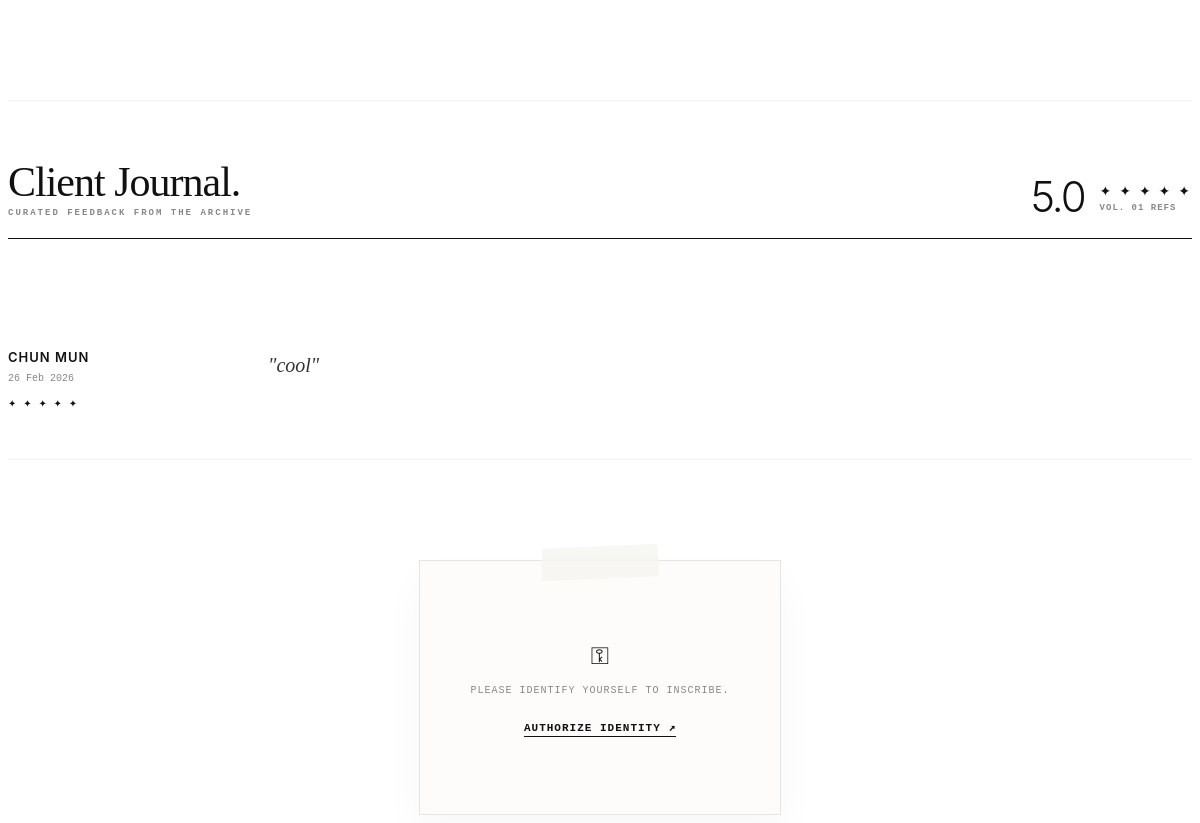
Screenshot of /client/product-review.php?id=5 with the database file from the repository.
### tables this page shows
CREATE TABLE `product_reviews` (
  `id` int(11) NOT NULL,
  `product_id` int(11) NOT NULL,
  `user_id` int(11) NOT NULL,
  `rating` int(1) NOT NULL DEFAULT 5,
  `comment` text NOT NULL,
  `status` varchar(20) DEFAULT 'Approved',
  `created_at` datetime DEFAULT current_timestamp()
);

CREATE TABLE `users` (
  `id` int(11) NOT NULL,
  `full_name` varchar(100) NOT NULL,
  `email` varchar(255) NOT NULL,
  `password` varchar(255) NOT NULL,
  `created_at` timestamp NOT NULL DEFAULT current_timestamp(),
  `phone` varchar(20) DEFAULT NULL,
  `location` varchar(255) DEFAULT NULL,
  `profile_icon` varchar(255) DEFAULT 'default-avatar.png',
  `faifa_coins` int(11) DEFAULT 0,
  `last_checkin` date DEFAULT NULL,
  `bear_food` int(11) DEFAULT 0,
  `bear_hunger` int(11) DEFAULT 40,
  `last_bear_claim` date DEFAULT NULL,
  `last_treat_time` datetime DEFAULT NULL,
  `bear_stage` int(11) DEFAULT 1
);

### client/product-review.php (the view, shortened to what this page needs)
<?php
$p_id = intval($_GET['id']);
$reviews_query = "SELECT r.*, u.full_name FROM product_reviews r
                  JOIN users u ON r.user_id = u.id
                  WHERE r.product_id = $p_id AND r.status = 'Approved'
                  ORDER BY r.created_at DESC";
$reviews_res = mysqli_query($conn, $reviews_query);
$total_reviews = mysqli_num_rows($reviews_res);
$avg_res = mysqli_fetch_assoc(mysqli_query($conn, "SELECT AVG(rating) as avg_rating FROM product_reviews WHERE product_id = $p_id"));
$avg_rating = round($avg_res['avg_rating'], 1) ?: 0;
?>
<section class="client-journal-section" id="journal-section">
    <header class="journal-header journal-reveal" style="--delay: 1">
        <div class="jh-left">
            <h2 class="serif-huge">Client Journal.</h2>
            <p class="mono-meta">CURATED FEEDBACK FROM THE ARCHIVE</p>
        </div>
        <div class="jh-right">
            <span class="macro-score"><?php echo number_format($avg_rating, 1); ?></span>
            <div class="score-details">
                <span class="lux-sparkles">
                    <?php echo str_repeat('✦ ', floor($avg_rating)) . str_repeat('✧ ', 5 - floor($avg_rating)); ?>
                </span>
                <span class="count-tag">VOL. <?php echo str_pad($total_reviews, 2, '0', STR_PAD_LEFT); ?> REFS</span>
            </div>
        </div>
    </header>
    <div class="journal-ledger">
        <?php if($total_reviews > 0): ?>
            <?php
            $stagger = 3;
            while($rev = mysqli_fetch_assoc($reviews_res)):
            ?>
                <article class="ledger-entry journal-reveal" style="--delay: <?php echo $stagger++; ?>">
                    <div class="entry-sidebar">
                        <h4 class="client-name"><?php echo htmlspecialchars($rev['full_name']); ?></h4>
                        <span class="entry-date"><?php echo date('d M Y', strtotime($rev['created_at'])); ?></span>
                        <span class="entry-sparks">
                            <?php echo str_repeat('✦ ', $rev['rating']) . str_repeat('✧ ', 5 - $rev['rating']); ?>
                        </span>
                    </div>
                    <div class="entry-content">
                        <p class="serif-quote">"<?php echo nl2br(htmlspecialchars($rev['comment'])); ?>"</p>
                    </div>
                </article>
            <?php endwhile; ?>
        <?php endif; ?>
    </div>
    <div class="moodboard-card-wrapper journal-reveal" style="--delay: 5">
        <div class="masking-tape"></div>
        <div class="moodboard-card">
            <?php if(!isset($_SESSION['user_id'])): ?>
                <div class="card-locked">
                    <span class="key-icon">⚿</span>
                    <p class="locked-text">PLEASE IDENTIFY YOURSELF TO INSCRIBE.</p>
                    <a href="login.php" class="btn-underline-black">AUTHORIZE IDENTITY ↗</a>
                </div>
            <?php endif; ?>
        </div>
    </div>
</section>

### client/product-review.php (style rules this page uses)
.client-journal-section { margin-top: 100px; padding-top: 60px; border-top: 1px solid #f1f1f1; display: flex; flex-direction: column; gap: 60px; font-family: 'Inter', sans-serif; color: #111; }
.journal-reveal { opacity: 0; transform: translateY(30px); animation: softRise 1.2s cubic-bezier(0.16, 1, 0.3, 1) forwards; animation-delay: calc(var(--delay) * 0.1s); }
.journal-header { display: flex; justify-content: space-between; align-items: flex-end; padding-bottom: 20px; border-bottom: 1px solid #111; }
.jh-left { display: flex; flex-direction: column; gap: 5px; }
.serif-huge { font-family: 'Playfair Display', serif; font-size: 42px; font-weight: 400; margin: 0; line-height: 1; letter-spacing: -1px; }
.mono-meta { font-family: monospace; font-size: 9px; color: #888; font-weight: 700; letter-spacing: 2px; margin: 0; }
.jh-right { display: flex; align-items: center; gap: 15px; }
.macro-score { font-size: 42px; font-weight: 300; line-height: 1; letter-spacing: -2px; }
.score-details { display: flex; flex-direction: column; gap: 4px; }
.lux-sparkles { font-size: 14px; color: #111; letter-spacing: 2px; }
.count-tag { font-family: monospace; font-size: 9px; font-weight: 700; color: #888; letter-spacing: 1px; }
.journal-ledger { display: flex; flex-direction: column; }
.ledger-entry { display: grid; grid-template-columns: 220px 1fr; gap: 40px; padding: 50px 0; border-bottom: 1px solid #f1f1f1; }
.entry-sidebar { display: flex; flex-direction: column; gap: 8px; }
.client-name { font-family: 'Inter', sans-serif; font-size: 13px; font-weight: 600; color: #111; margin: 0; text-transform: uppercase; letter-spacing: 1px; }
.entry-date { font-family: monospace; font-size: 10px; color: #888; }
.entry-sparks { font-size: 10px; color: #111; letter-spacing: 2px; margin-top: 5px; }
.entry-content { display: flex; align-items: flex-start; }
.serif-quote { font-family: 'Playfair Display', serif; font-size: 20px; font-style: italic; font-weight: 400; color: #333; line-height: 1.6; margin: 0; max-width: 90%; }
.moodboard-card-wrapper { position: relative; margin-top: 40px; max-width: 600px; margin-left: auto; margin-right: auto; }
.masking-tape { position: absolute; top: -15px; left: 50%; transform: translateX(-50%) rotate(-2deg); width: 120px; height: 35px; background-color: rgba(245, 245, 240, 0.8); box-shadow: 0 1px 3px rgba(0,0,0,0.1); backdrop-filter: blur(2px); z-index: 10; clip-path: polygon(2% 5%, 98% 2%, 99% 95%, 1% 98%); }
.moodboard-card { background: #fdfcfb; border: 1px solid #e5e5e5; padding: 60px 50px; box-shadow: 0 20px 40px rgba(0,0,0,0.03); position: relative; z-index: 1; }
.card-locked, .card-archived { text-align: center; padding: 20px 0; }
.key-icon { font-size: 24px; color: #111; margin-bottom: 15px; display: block; }
.locked-text { font-family: monospace; font-size: 10px; color: #888; letter-spacing: 1px; margin-bottom: 25px; }
.btn-underline-black { color: #111; text-decoration: none; font-family: monospace; font-size: 11px; font-weight: 800; letter-spacing: 1px; border-bottom: 1px solid #111; padding-bottom: 2px; transition: 0.3s; }

### rows the page displays
product_reviews: user.full_name "CHUN MUN", created_at "26 Feb 2026", rating "✦ ✦ ✦ ✦ ✦", comment "cool"

### other values shown
$avg_rating "5.0"
str_repeat('✦ ', floor($avg_rating)) "✦ ✦ ✦ ✦ ✦"
str_pad($total_reviews, 2, '0', STR_PAD_LEFT) "01"
